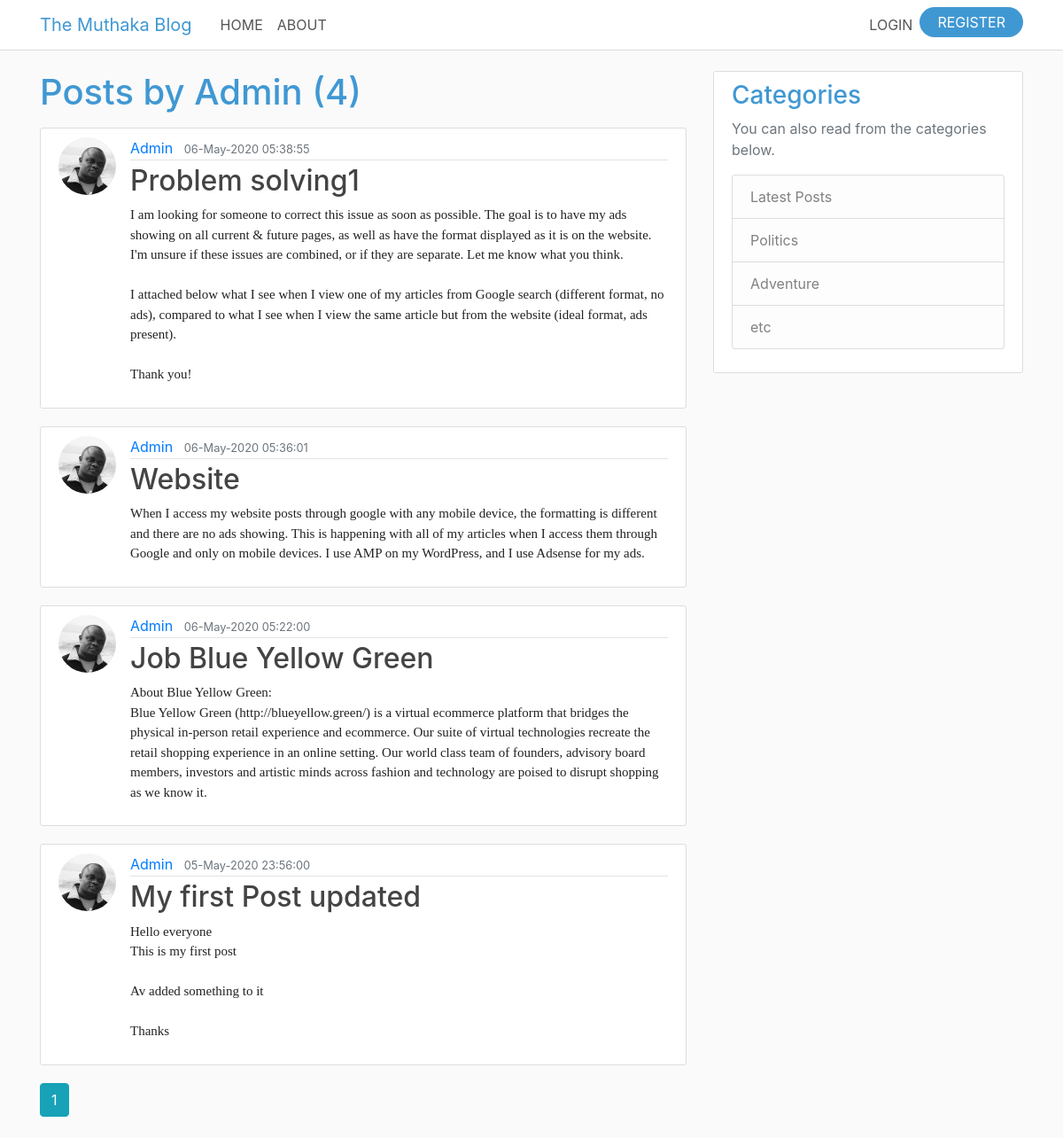
/user/Admin, run on the app's committed database.
### models.py (models this page shows, shortened)
class User(db.Model, UserMixin):
    id = db.Column(db.Integer, primary_key=True)
    username = db.Column(db.String(20), unique=True, nullable=False)
    email = db.Column(db.String(120), unique=True, nullable=False)
    image_file = db.Column(db.String(20), nullable=False, default='default.jpg')
    password = db.Column(db.String(60), nullable=False)
    posts = db.relationship('Post', backref='autor', lazy=True)

class Post(db.Model):
    id = db.Column(db.Integer, primary_key=True)
    title = db.Column(db.String(100), nullable=False)
    date_posted = db.Column(db.DateTime, nullable=False, default=datetime.utcnow)
    content = db.Column(db.Text, nullable=False)
    user_id = db.Column(db.Integer, db.ForeignKey('user.id'), nullable=False)

### routes.py (the view)
@app.route('/user/<string:username>')
def user_posts(username):
    page = request.args.get('page', 1, type=int)
    user = User.query.filter_by(username=username).first_or_404()
    posts = Post.query.filter_by(autor=user)\
        .order_by(Post.date_posted.desc()).paginate(page=page, per_page=5)
    return render_template("user_posts.html", posts=posts, title=user.username, user=user)

### templates/user_posts.html
{% extends "layout.html" %}
{% block content %}
    <h1 class="mb-3">Posts by {{ user.username }} ({{ posts.total }})</h1>
    {% for post in posts.items %}
        <article class="media content-section">
          <img class="rounded-circle article-img" src="{{ url_for('static', filename='profile_pics/' + post.autor.image_file) }}">
          <div class="media-body">
            <div class="article-metadata">
              <a class="mr-2" href="{{ url_for('user_posts', username=post.autor.username) }}">{{ post.autor.username }}</a>
              <small class="text-muted">{{ post.date_posted.strftime('%d-%b-%Y %X') }}</small>
            </div>
            <h2><a class="article-title" href="{{ url_for('post', post_id=post.id) }}">{{ post.title }}</a></h2>
            <p class="article-content">{{ post.content }}</p>
          </div>
        </article>
    {% endfor %}
    {% for page_num in posts.iter_pages(left_edge=2, right_edge=2, left_current=2, right_current=2) %}
      {% if page_num %}
        {% if posts.page == page_num %}
          <a class="btn btn-info mb-4" href="{{ url_for('user_posts', username=user.username, page=page_num) }}">{{ page_num }}</a>
        {% else %}
          <a class="btn btn-outline-info mb-4" href="{{ url_for('user_posts', username=user.username, page=page_num) }}">{{ page_num }}</a>
        {% endif %}
      {% else %}
        ...
      {% endif %}
    {% endfor %}
{% endblock %}

### static/main.css (style rules this page uses)
body { background: #fafafa; color: #333333; margin-top: 5rem; font-family: -apple-system, system-ui, "Segoe UI", Helvetica, Arial, sans-serif, "Apple Color Emoji", "Segoe UI Emoji", "Segoe UI Symbol"; font-weight: 400; }
h1, h2, h3, h4, h5, h6 { color: #4098d3; }
.content-section { background: #ffffff; padding: 10px 20px; border: 1px solid #dddddd; border-radius: 3px; margin-bottom: 20px; box-sizing: border-box; }
.article-title { color: #444444; }
.article-content { white-space: pre-line; font-family: Gotham SSm; color: #222222; font-size: 15px; }
.article-img { height: 65px; width: 65px; margin-right: 16px; }
.article-metadata { padding-bottom: 1px; margin-bottom: 4px; border-bottom: 1px solid #e3e3e3 }

### data on the page
User: username "Admin"
Post: image_file (picture), autor.username "Admin", date_posted "06-May-2020 05:38:55", title "Problem solving1", content "I am looking for someone to correct this issue as soon as possible. The goal is to have my ads showing on all current & future pages, as well as have the format displayed as it is on the website. I'm unsure if these issues are combined, or if they are separate. Let me know what you think. I attached below what I see when I view one of my articles from Google search (different format, no ads), compared to what I see when I view the same article but from the website (ideal format, ads present). Thank you!"
Post: image_file (picture), autor.username "Admin", date_posted "06-May-2020 05:36:01", title "Website", content "When I access my website posts through google with any mobile device, the formatting is different and there are no ads showing. This is happening with all of my articles when I access them through Google and only on mobile devices. I use AMP on my WordPress, and I use Adsense for my ads."
Post: image_file (picture), autor.username "Admin", date_posted "06-May-2020 05:22:00", title "Job Blue Yellow Green", content "About Blue Yellow Green: Blue Yellow Green (http://blueyellow.green/) is a virtual ecommerce platform that bridges the physical in-person retail experience and ecommerce. Our suite of virtual technologies recreate the retail shopping experience in an online setting. Our world class team of founders, advisory board members, investors and artistic minds across fashion and technology are poised to disrupt shopping as we know it."
Post: image_file (picture), autor.username "Admin", date_posted "05-May-2020 23:56:00", title "My first Post updated", content "Hello everyone This is my first post Av added something to it Thanks"

### other printed values
{{ posts.total }} "4"
{{ page_num }} "1"
